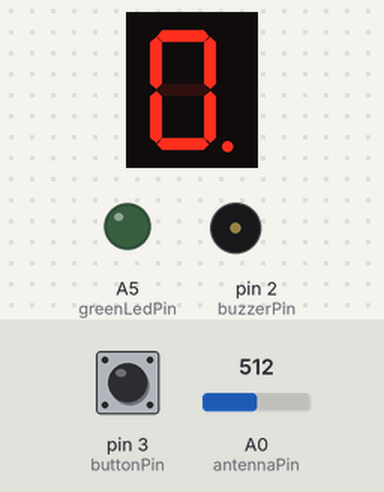
Simulated run of this sketch. Board: Arduino Uno, built with avr-gcc and run on an emulated ATmega328P. Parts: 1-digit seven-segment display, output pins drawn as LEDs (lit = HIGH), buzzer (waves = sounding). Wiring (inferred from the names in the program): 1-digit 7-segment display, segments lit when LOW: segments pin 5, pin 6, pin 7, pin 8, pin 9, pin 10, A4, pin 4. Inputs (shaded band) come from the test bench; at power-on: pin 3 (buttonPin) HIGH, A0 (antennaPin) = 512. The segment pins are drawn as the display they are named for; pins used as bus, display or sensor lines are not drawn.

Above: at 1.2 s.
1.3 s: pin 3 (buttonPin) pulled LOW for 0.15 s
At 1.8 s:
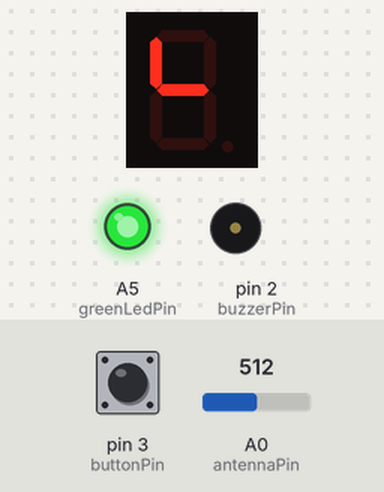
2.9 s: A0 (antennaPin) set to 716
At 3.08 s:
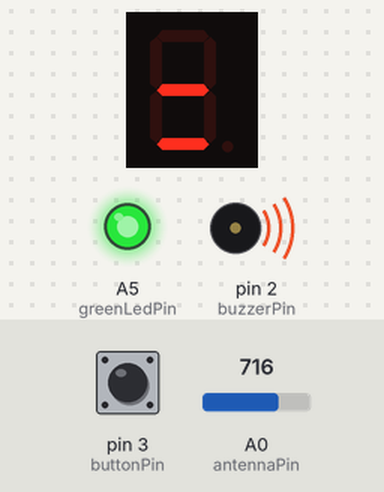
4.5 s: A0 (antennaPin) set to 511
At 5.0 s:
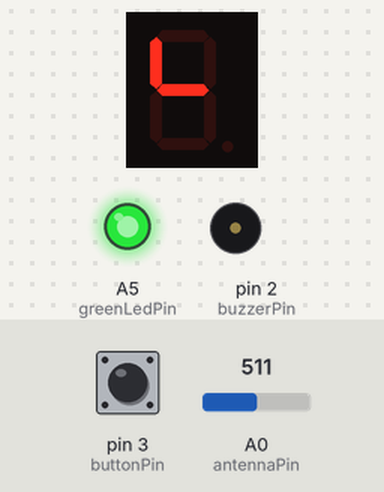
6.0 s: A0 (antennaPin) set to 1023
At 6.02 s:
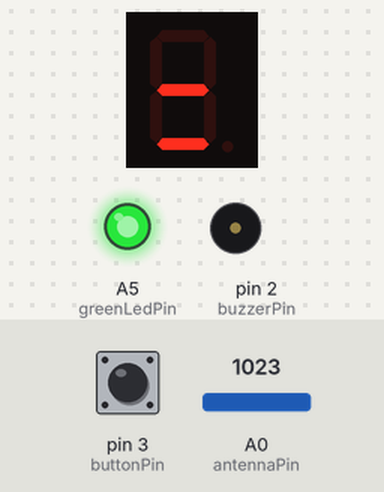
7.5 s: pin 3 (buttonPin) pulled LOW for 1 s
At 9.0 s:
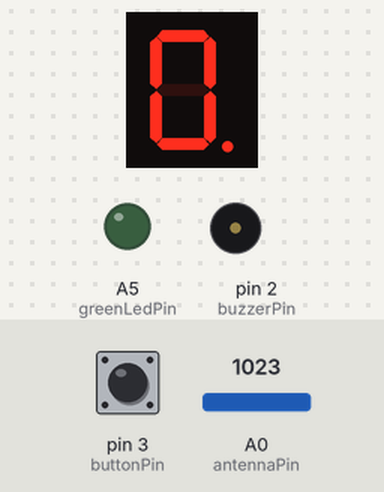
Timing chart, 0 to 10.5 s (numbered marks = the images above; inputs shaded):
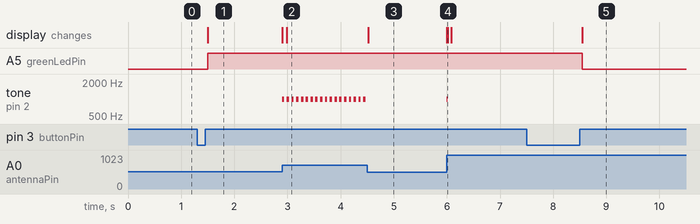

The sketch:

main.ino
```cpp
const int buzzerPin = 2;
const int buttonPin = 3;

const int antennaPin = A0;

const int redLedPin = A4;
const int greenLedPin = A5;


const int pinA = 4;
const int pinB = 5;
const int pinC = 6;
const int pinD = 7;
const int pinE = 8;
const int pinF = 9;
const int pinG = 10;

bool isAppRunning = true;

const int buttonDebounceDelay = 50;
unsigned long lastDebounceTime = 0;

unsigned long buzzerStartTime;
unsigned long buzzerEndTime;
unsigned long isBuzzerRunning;

const int buzzerPauseDurationBetweenBeepsBaseValue = 800;
const int buzzerPauseDurationBetweenBeepsReducingFactor = 2;

const int buzzerFrequency = 1000;

const int antennaValuesThresholdsCount = 10;
const int antennaValuesThresholds[] = { 50, 150, 250, 350, 450, 550, 650, 750, 850, 950 };

const int antennaMinConstraintValue = 1;
const int antennaMaxConstraintValue = 1023;

const int antennaMinMapValue = 9;
const int antennaMaxMapValue = 14;

const int antennaSamplesCount = 256;

int antennaSamples[antennaSamplesCount];
int antennaSamplesTotal;

int currentAntennaSampleCount;

const int segmentSize = 7;
const int sevenSegmentDisplayPins[segmentSize] = { pinA, pinB, pinC, pinD, pinE, pinF, pinG };

const int sevenSegmentDisplayNumbers[][segmentSize] = {
  { 1, 1, 1, 1, 1, 1, 0 },
  { 0, 1, 1, 0, 0, 0, 0 },
  { 1, 1, 0, 1, 1, 0, 1 },
  { 1, 1, 1, 1, 0, 0, 1 },
  { 0, 1, 1, 0, 0, 1, 1 },
  { 1, 0, 1, 1, 0, 1, 1 },
  { 1, 0, 1, 1, 1, 1, 1 },
  { 1, 1, 1, 0, 0, 0, 0 },
  { 1, 1, 1, 1, 1, 1, 1 },
  { 1, 1, 1, 1, 0, 1, 1 }
};

const int displayDigit(int digit) {
  const int *values = sevenSegmentDisplayNumbers[digit];

  for (short int i = 0; i < segmentSize; ++i) {
    digitalWrite(sevenSegmentDisplayPins[i], values[i]);
  }
}

const int clearDisplay() {
  for (short int i = 0; i < segmentSize; ++i) {
    digitalWrite(sevenSegmentDisplayPins[i], LOW);
  }
}

void debounceButtonPush(void (*function)(), unsigned long delayMs) {
  static int currentButtonState = HIGH;
  static int previousButtonState = HIGH;

  int buttonState = digitalRead(buttonPin);

  if (buttonState != previousButtonState) {
    lastDebounceTime = millis();
  }

  previousButtonState = buttonState;

  if (millis() - lastDebounceTime < delayMs) return;

  if (buttonState != currentButtonState) {
    currentButtonState = buttonState;

    if (buttonState == HIGH) {
      function();
    }
  }
}

bool hasTimePassed(unsigned long startTime, unsigned long duration) {
  return millis() - startTime > duration;
}

void buzz(unsigned long freq) {
  if (!isBuzzerRunning && buzzerStartTime == 0) {
    tone(buzzerPin, freq);

    buzzerStartTime = millis();
    isBuzzerRunning = true;
  }
}

void handleBuzzStop(unsigned long ms) {
  if (buzzerStartTime && hasTimePassed(buzzerStartTime, ms)) {
    noTone(buzzerPin);
    isBuzzerRunning = false;
    buzzerEndTime = millis();
    buzzerStartTime = 0;
  }
}

void switchAppRunningState() {
  if (isAppRunning) {
    digitalWrite(greenLedPin, LOW);
    digitalWrite(redLedPin, HIGH);

    noTone(buzzerPin);

    clearDisplay();
  }

  else {
    digitalWrite(greenLedPin, HIGH);
    digitalWrite(redLedPin, LOW);
  }

  isAppRunning = !isAppRunning;
}

int upper_bound(const int *arr, int arrayLength, int value) {
  int mid, low = 0, high = arrayLength - 1;

  while (low < high) {
    mid = low + (high - low) / 2;

    if (value > arr[mid]) {
      low = mid + 1;
    }

    else {
      high = mid;
    }
  }

  return low;
}

void handleAntennaSampleGathering() {
  if (currentAntennaSampleCount >= antennaSamplesCount) {
    currentAntennaSampleCount = 0;
  }

  float antennaValue = analogRead(antennaPin);

  antennaSamplesTotal = max(antennaSamplesTotal - antennaSamples[currentAntennaSampleCount], 0);

  antennaSamples[currentAntennaSampleCount] = antennaValue;

  antennaSamplesTotal += antennaValue;

  ++currentAntennaSampleCount;
}

void handleAntenna() {
  handleAntennaSampleGathering();

  int averageFromAntennaSamples = antennaSamplesTotal / antennaSamplesCount;

  int constrainedAntennaValue = constrain(averageFromAntennaSamples, antennaMinMapValue, antennaMaxMapValue);

  int mappedAntennaValue = map(constrainedAntennaValue, antennaMinMapValue, antennaMaxMapValue, antennaMinConstraintValue, antennaMaxConstraintValue);

  int antennaThresholdIndex = upper_bound(antennaValuesThresholds, antennaValuesThresholdsCount, mappedAntennaValue);

  int buzzerPauseBetweenBeepsDuration = antennaThresholdIndex == 0 ? 0 : buzzerPauseDurationBetweenBeepsBaseValue / (buzzerPauseDurationBetweenBeepsReducingFactor * antennaThresholdIndex);

  handleBuzzStop(buzzerPauseBetweenBeepsDuration);

  displayDigit(antennaThresholdIndex);

  if (buzzerPauseBetweenBeepsDuration && hasTimePassed(buzzerEndTime, buzzerPauseBetweenBeepsDuration)) {
    buzz(buzzerFrequency);
  }
}

void setup() {
  pinMode(buttonPin, INPUT_PULLUP);
  pinMode(antennaPin, INPUT);

  pinMode(greenLedPin, OUTPUT);
  pinMode(redLedPin, OUTPUT);

  for (int i = 0; i < segmentSize; ++i) {
    pinMode(sevenSegmentDisplayPins[i], OUTPUT);
  }

  for (int i = 0; i < antennaSamplesCount; ++i) {
    float antennaValue = analogRead(antennaPin);

    antennaSamples[i] = antennaValue;
    antennaSamplesTotal += antennaValue;
  }

  Serial.begin(9600);

  switchAppRunningState();
}

void loop() {
  debounceButtonPush(switchAppRunningState, buttonDebounceDelay);

  if (isAppRunning) {
    handleAntenna();
  }
} 
```

Measured:
- after the input at 1.3 s, A5 (greenLedPin): LOW → HIGH after 0.20 s; the display: changes after 0.20 s (image 1)
- after the input at 2.9 s, tone on pin 2 (buzzerPin): alternates 1000 Hz for 0.05 s and silent for 0.05 s, starting at once; the display: first changes at once (image 2 shows a later state)
- after the input at 4.5 s, tone on pin 2 (buzzerPin): stops changing and stays silent; the display: changes at once (image 3)
- after the input at 6.0 s, tone on pin 2 (buzzerPin): silent → 1000 Hz at once, → silent 0.02 s later; the display: first changes at once (image 4 shows a later state)
- after the input at 7.5 s, A5 (greenLedPin): HIGH → LOW after 1.0 s; the display: changes after 1.0 s (image 5)
